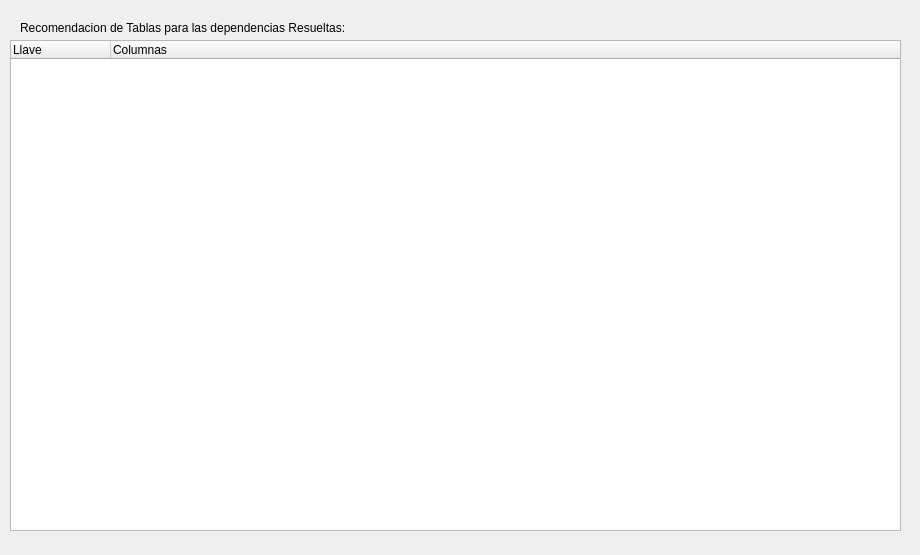
<?xml version="1.0" encoding="UTF-8"?>
<ui version="4.0">
 <class>Results</class>
 <widget class="QWidget" name="Results">
  <property name="geometry">
   <rect>
    <x>0</x>
    <y>0</y>
    <width>920</width>
    <height>555</height>
   </rect>
  </property>
  <property name="windowTitle">
   <string>Respuestas - pyDep</string>
  </property>
  <widget class="QTreeWidget" name="treeWidget">
   <property name="geometry">
    <rect>
     <x>10</x>
     <y>40</y>
     <width>891</width>
     <height>491</height>
    </rect>
   </property>
   <column>
    <property name="text">
     <string>Llave</string>
    </property>
   </column>
   <column>
    <property name="text">
     <string>Columnas</string>
    </property>
   </column>
  </widget>
  <widget class="QLabel" name="label">
   <property name="geometry">
    <rect>
     <x>20</x>
     <y>17</y>
     <width>711</width>
     <height>21</height>
    </rect>
   </property>
   <property name="text">
    <string>Recomendacion de Tablas para las dependencias Resueltas:</string>
   </property>
  </widget>
 </widget>
 <resources/>
 <connections/>
</ui>
